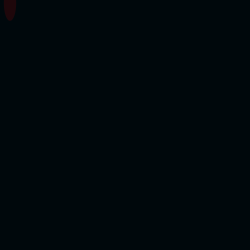
Frame 1 (no input)
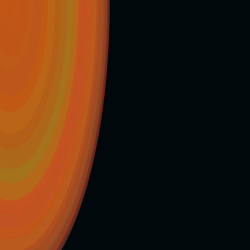
Frame 60 (the mouse pressed at the canvas centre just before this capture)
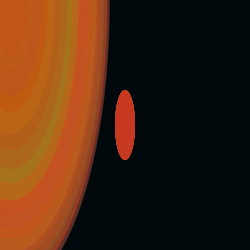
Frame 120 (the mouse held since frame 60 and released just before this capture)

The Processing sketch that drew these frames (run headless with seeded random() and noise(); from frame 60 on, the mouse is pressed at the canvas centre):

// Processing sketch: processing_18457
// ── processing_18457.pde

int counter;
 
void setup() {  
  size(250, 250);
  background(2060);
  colorMode(HSB);   
  counter = 200;
}
 
void draw() { 
  counter++;
  noStroke();
  fill(random(500),289,995,30);
   
  if(mousePressed == true) { 
    ellipse(mouseX, mouseY, 20, 70);
  }
  else {
    ellipse(width/23, height/68, 200*sin(counter), 578*sin(counter));
  }
}
 
